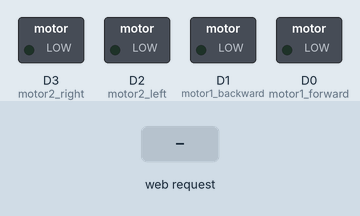
A sketch run on a simulated ESP8266 (NodeMCU). Shown: switched loads named in the sketch (green lamp = pin HIGH). Inputs (shaded band) come from the test bench. WiFi joins after 1.5 s; servers stay silent unless stated; what the sketch prints to the serial monitor is not drawn.

Above: at 2.7 s.
2.8 s: HTTP request GET /W received
At 3.2 s:
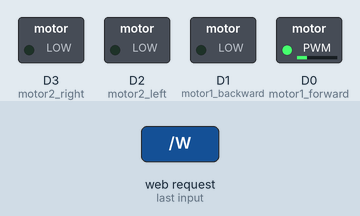
4.3 s: HTTP request GET /Q received
At 5.5 s:
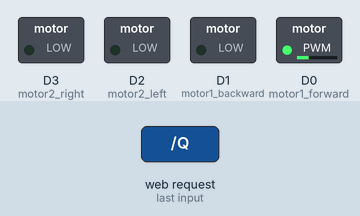
5.8 s: HTTP request GET /D received
At 6.3 s:
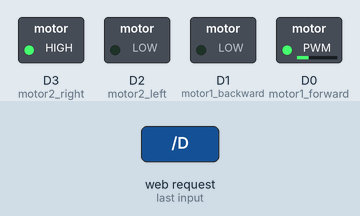
8.0 s: HTTP request GET /A received
At 8.4 s:
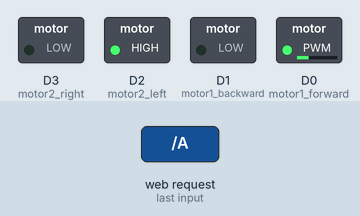
Timing chart, 0 to 11.0 s (numbered marks = the images above; inputs shaded):
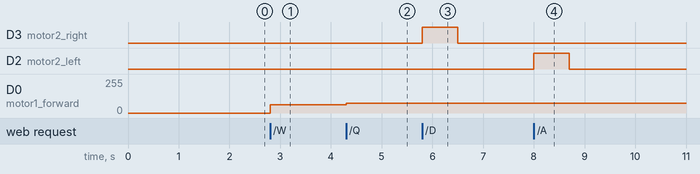

Measured:
- after the input at 2.8 s, D0 (motor1_forward): 0/255 → 62/255 at once
- after the input at 4.3 s, D0 (motor1_forward): 62/255 → 74/255 at once
- after the input at 5.8 s, D3 (motor2_right): LOW → HIGH at once, → LOW 0.70 s later
- after the input at 8.0 s, D2 (motor2_left): LOW → HIGH at once, → LOW 0.70 s later

The sketch:

Main.ino
```cpp
#include <ESP8266WiFi.h>
#include <WiFiClient.h>
#include <ESP8266WebServer.h>

const char* ssid     = "virus33";
const char* password = "testtest";

WiFiClient client;

ESP8266WebServer server(80);

void handleRoot();              // function prototypes for HTTP handlers
void handleForward();
void handleStop();
void handleAccelerate();
void handleDecelerate();
void handleTurnRight();
void handleTurnLeft();
void handleNotFound();


int motor1_forward = D0;
int motor1_backward = D1;

int motor2_left = D2;
int motor2_right = D3;

int carSpeed = 250;
int maxSpeed = 1023;

void setup() {

  Serial.begin(115200);
  WiFi.begin(ssid, password);

  while (WiFi.status() != WL_CONNECTED) {
    delay(500);
    Serial.print(".");
  }

  // initialize digital pin LED_BUILTIN as an output.
  pinMode(motor1_forward, OUTPUT);
  pinMode(motor1_backward, OUTPUT);
  pinMode(motor2_left, OUTPUT);
  pinMode(motor2_right, OUTPUT);

  server.on("/", HTTP_GET, handleRoot);
  server.on("/W", HTTP_GET, handleForward);
  server.on("/S", HTTP_GET, handleStop);
  server.on("/Q", HTTP_GET, handleAccelerate);
  server.on("/E", HTTP_GET, handleDecelerate);
  server.on("/D", HTTP_GET, handleTurnRight);
  server.on("/A", HTTP_GET, handleTurnLeft);
  server.begin();

}

void handleRoot() {
  server.send(200, "text/html", "" + String(carSpeed));
}

void handleForward() {
  car_forward();
  server.sendHeader("Location","/");
  server.send(303);
  //server.send(200, "text/html", "" + String(carSpeed));
}

void handleStop() {
  car_stop();
  server.sendHeader("Location","/");
  server.send(303);
}

void handleAccelerate() {
  accelerate();
  server.sendHeader("Location","/");
  server.send(303);
}

void handleDecelerate() {
  decelerate();
  server.sendHeader("Location","/");
  server.send(303);
}

void handleTurnRight() {
  turn_right();
  server.sendHeader("Location","/");
  server.send(303);
}

void handleTurnLeft() {
	turn_left();
	server.sendHeader("Location","/");
	server.send(303);
}

void loop() {
	server.handleClient();
}

void turn_right() {
  	digitalWrite(motor2_right, HIGH);
  	delay(700);
  	digitalWrite(motor2_right, LOW);
}

void turn_left() {
	digitalWrite(motor2_left, HIGH);
 	delay(700);
  	digitalWrite(motor2_left, LOW);
}

void car_forward() {
	analogWrite(motor1_forward, carSpeed);
  	//digitalWrite(motor1_forward, 1);
  	Serial.println(carSpeed);
}

void car_stop() {
	analogWrite(motor1_forward, 0);
	analogWrite(motor1_backward, 0);
}

void accelerate() {
	carSpeed += 50;
	if (carSpeed > maxSpeed) {
		carSpeed = maxSpeed;
	}
	car_forward();
}

void decelerate() {
	carSpeed -= 5;
	if (carSpeed < 50) {
		carSpeed = 0;
	}
 car_forward();
}
```
